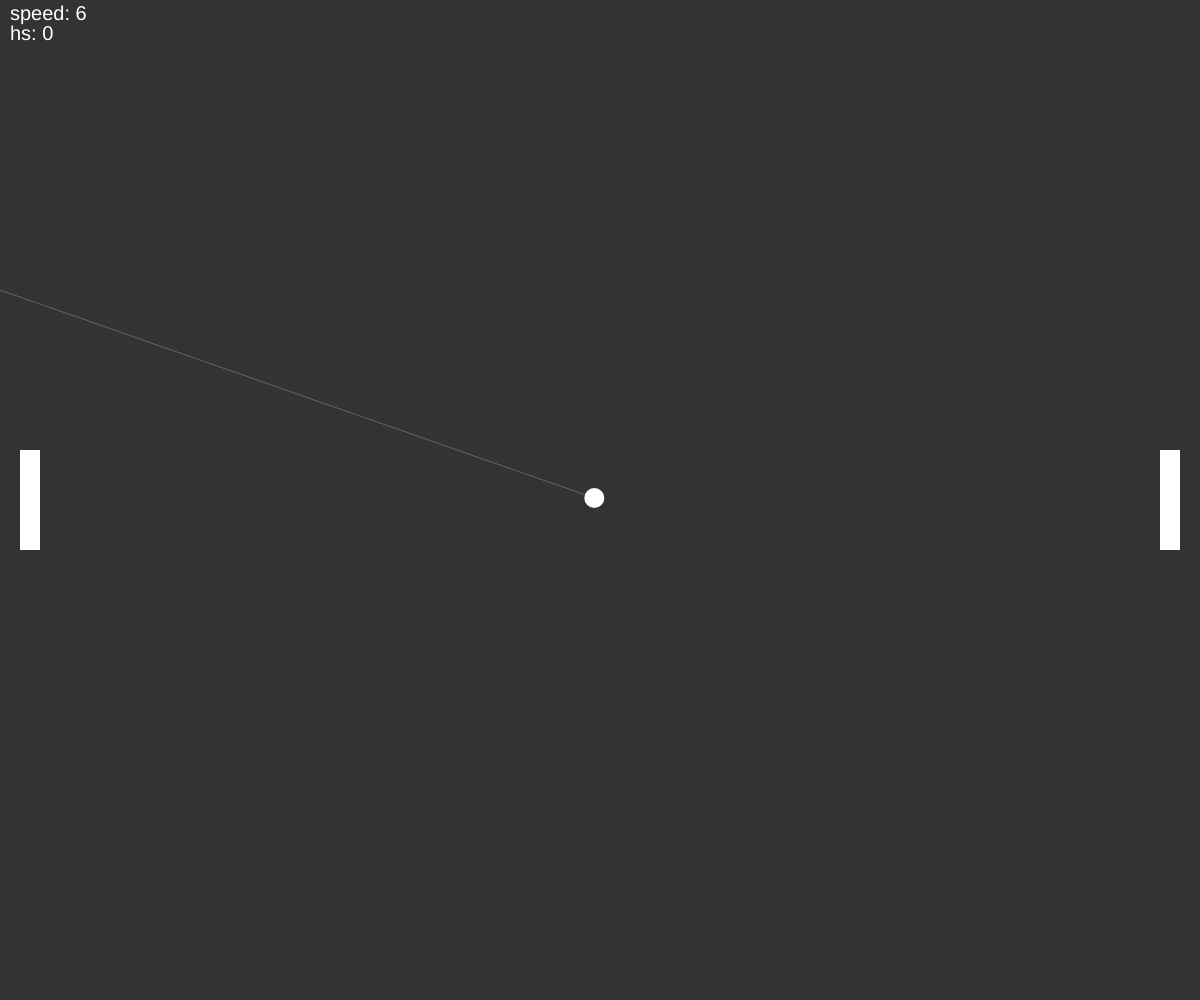
Frame 1 (no input)
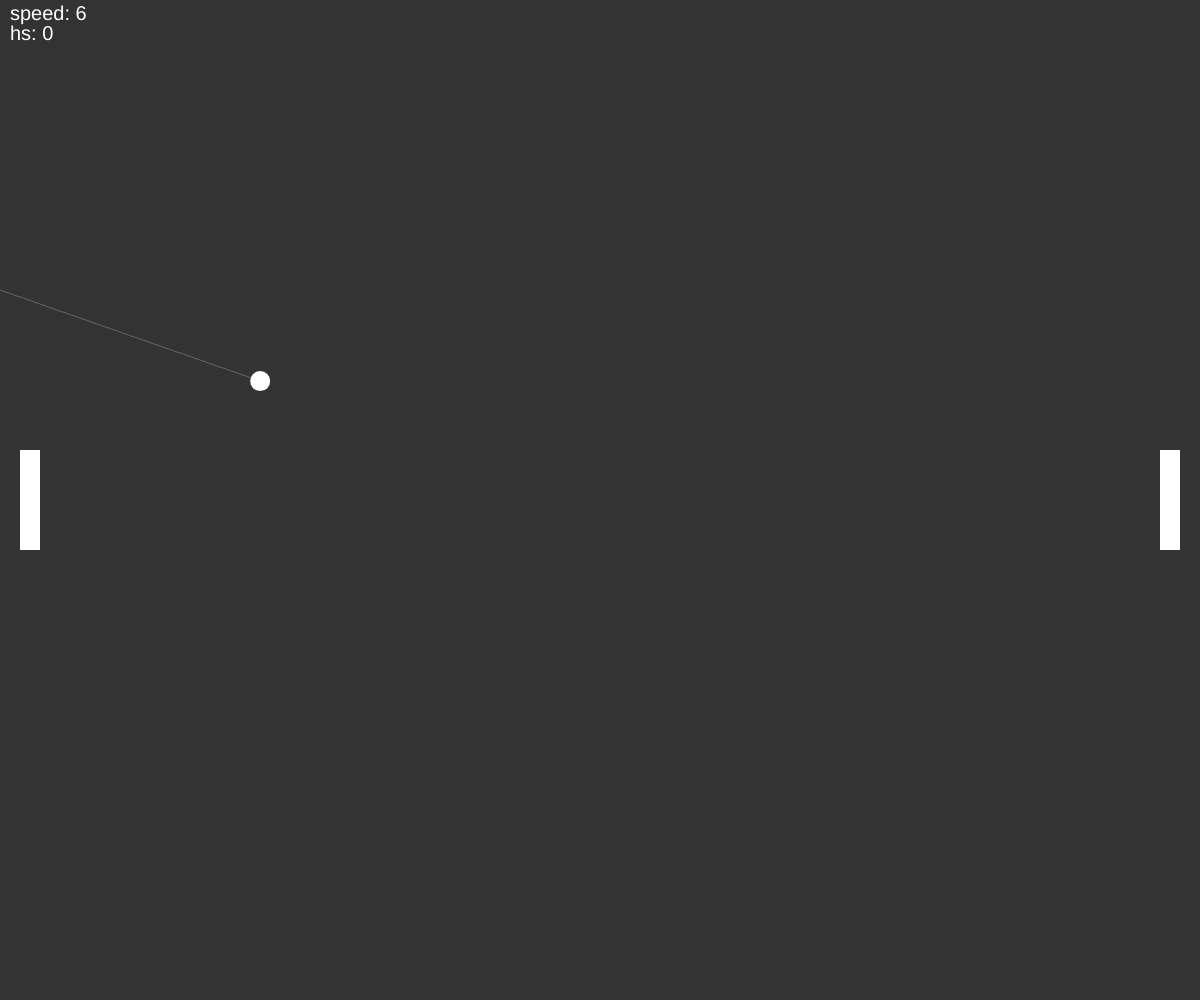
Frame 60 (no input)
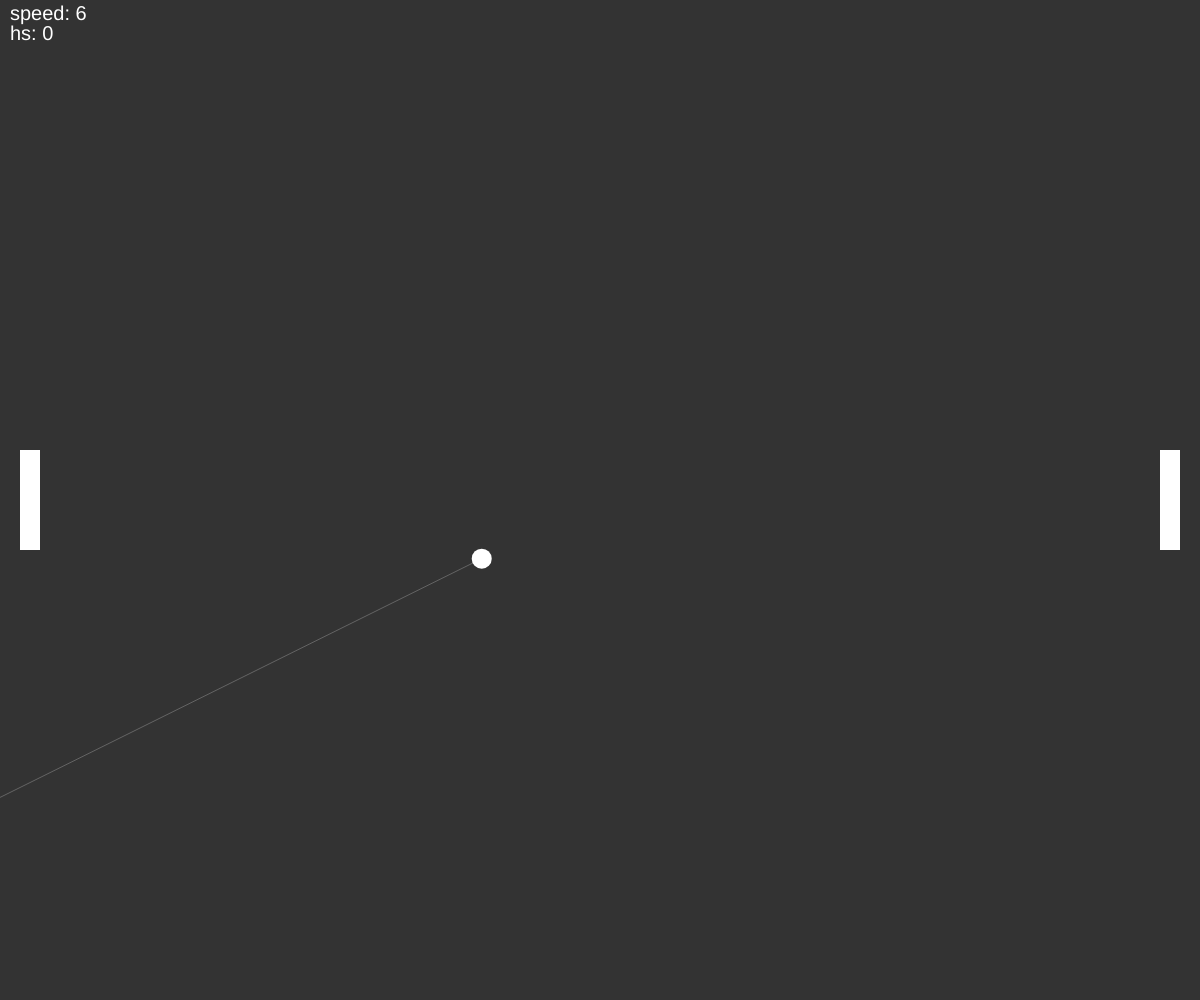
Frame 120 (the mouse pressed at the canvas centre since frame 60)

The p5.js sketch that drew these frames (run headless with seeded random() and noise() and a simulated clock; from frame 60 on, the mouse is pressed at the canvas centre):

// p5.js sketch
// ── sketch.js
class Ball {
  constructor() {
    this.reset();
    
    this.r = 10;
  }

  reset() {
    this.x = width / 2;
    this.y = height / 2;

    this.speed = width * .005;
    this.direction = createVector(1, 0).rotate(PI).rotate(random(-QUARTER_PI, QUARTER_PI));
  }

  update() {
    this.x += this.direction.x * this.speed;
    this.y += this.direction.y * this.speed;

    if (this.y < this.r || this.y + this.r > height) {
      this.y = max(this.r, min(this.y, height - this.r));
      this.direction.y *= -1;
    }
  }

  draw() {
    noStroke();
    fill(255);
    circle(this.x, this.y, this.r*2);
  }

  // y' = y + vy * t
  // t = (y' - y) / vy

  trajectory(draw) {
    stroke(100);

    var tx, ty, t;
    var x = this.x;
    var y = this.y;
    var vx = this.direction.x;
    var vy = this.direction.y;

    do {
      ty = vy < 0? this.r : height - this.r;
      t = (ty - y) / vy;
      tx = x + vx * t;

      line(x, y, tx, ty);
      x = tx;
      y = ty;
      
      vy *= -1;
    } while (tx > 0 && tx < width);
    
    tx = vx < 0 ? this.r + 30 : width - this.r - 30;
    t = (tx - x) / vx;
    ty = y - vy * t;

    return [tx, ty];
  }
}

class Paddle {
  constructor(x) {
    this.height = .1 * height;
    this.width = 20;

    this.x = x;
    this.y = height / 2 - this.height / 2;

    this.sens = this.height * .2;
  }

  update() {
    if (keyIsPressed) {
      switch (keyCode) {
        case UP_ARROW:
          this.y -= this.sens;
          break;
        case DOWN_ARROW:
          this.y += this.sens;
          break;
      }
    }

    this.y = max(0, min(height - this.height, this.y));
  }

  draw() {
    noStroke();
    fill(255);
    rect(this.x, this.y, this.width, this.height);
  }
}

var ball;
var p1, p2;
var hs;

function setup() {
  createCanvas(windowWidth, windowHeight);

  p1 = new Paddle(20);
  p2 = new Paddle(width - 40);
  ball = new Ball();
}


function settings() {
  // fullscreen(true);
}

function draw() {
  background(51);

  ball.update();
  p1.update();

  if (ball.x < p1.x + p1.width + ball.r) {
    if (ball.y < p1.y + p1.height + ball.r && ball.y > p1.y - ball.r) {
      ball.direction.x *= -1;
      ball.speed *= 1.05;
    } else {
      ball.reset();
    }
  }

  if (ball.x > p2.x - ball.r) {
    if (ball.y < p2.y + p2.height + ball.r && ball.y > p2.y - ball.r) {
      ball.direction.x *= -1;
      ball.speed *= 1.05;
    } else {
      ball.reset();
    }
  }

  if (ball.direction.x > 0) {
    var [tx, ty] = ball.trajectory(true);
    
    var s = ball.x / width;
    
    ty = max(0, min(height - p2.height, ty - p2.height / 2))
    ty = p2.y + (ty - p2.y) * s;

    p2.x = tx;
    p2.y = ty;
  } else {
    ball.trajectory(true);
  }

  
  ball.draw();
  p1.draw();
  p2.draw();

  hs = max(ball.speed, hs);

  textSize(20);
  text("speed: " + int(ball.speed), 10, 20);
  text("hs: " + int(hs), 10, 40);
}

// ── style.css
html, body {
  margin: 0;
  padding: 0;
}

canvas {
  display: block;
  width: 100%;
}
